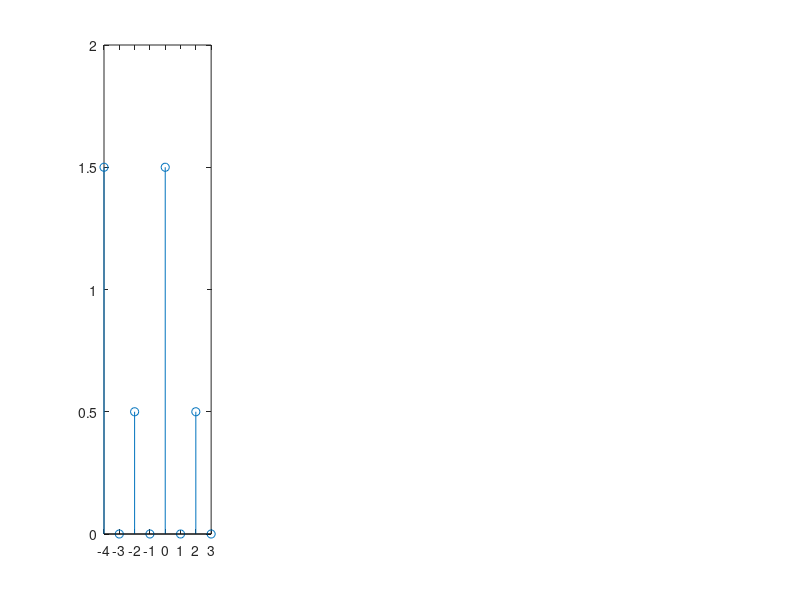

Here is the MATLAB script that generated this plot: (Note: this script raises an error after producing the figure.)
clear 
clc

%===============================
%============ x2 ===============
%===============================
subplot(2,5,6);
n2=[0:3];
n3=[-4:-1]

x2 = [2 2 2 0];
x3 = [2 2 2 0];

N2 = 4 


%===Re(x2[n])===
subplot(1,4,1);
c2 = (1/N2)*fft(x2);
c3 = (1/N2)*fft(x3);

plot = stem([n3 n2],[real(c3) real(c2)])
plot.LineWidth = 1.5;
title("Real (C2m)")
xlabel("m")
ylabel("Cm")


%====Im(x2[n])=====
subplot(1,4,2);
plot = stem([n3 n2],[imag(c3) imag(c2)])
plot.LineWidth = 1.5;
title("Imaginario (C2m)") 
xlabel("m")
ylabel("Cm")


%==== ABS(x2[n]) ======
subplot(1,4,3);
plot = stem([n3 n2],[abs(c3) abs(c2)])
plot.LineWidth = 1.5;
title("Abs(C2m)") 
xlabel("m")
ylabel("Cm")


%=== Angle(x2[n]) ==
subplot(1,4,4);
plot = stem([n3 n2],[angle(c3) angle(c2)])
plot.LineWidth = 1.5;

title("Ang(C2m)") 
xlabel("m")
ylabel("Cm")
